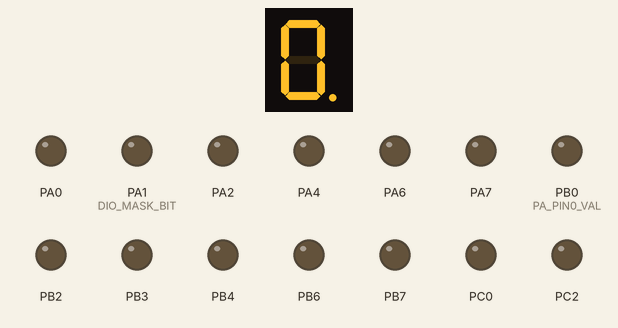
A program run on a simulated ATmega32, built with avr-gcc and emulated at 1 MHz. On the bench: 1-digit seven-segment display, output pins drawn as LEDs (lit = HIGH). Wiring (inferred from the names in the program): 1-digit 7-segment display, segments lit when LOW: segments PD0, PA5, PA3, PB5, PB1, PC1, PC6, PB5. The segment pins are drawn as the display they are named for; pins used as bus, display or sensor lines are not drawn.

Above: at 0.1 s.
At 0.7 s:
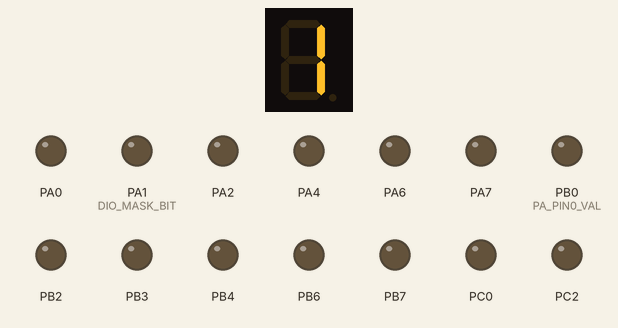
At 1.4 s:
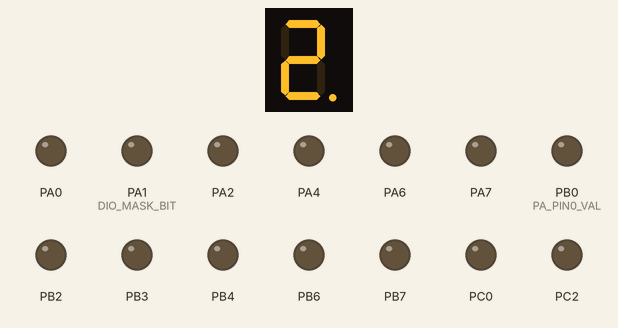
At 2.7 s:
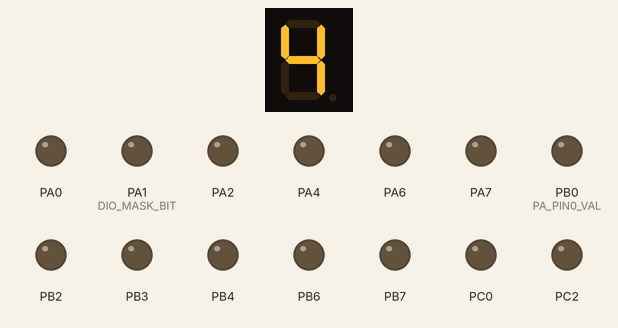
At 4.0 s:
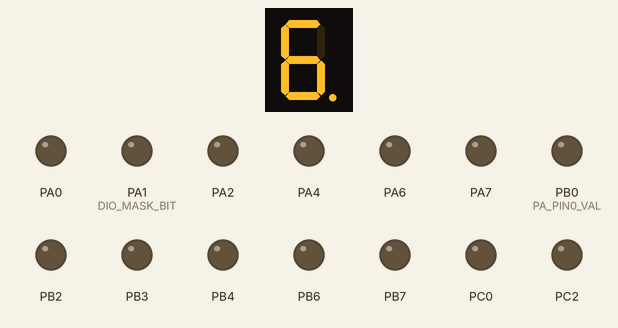
At 5.9 s:
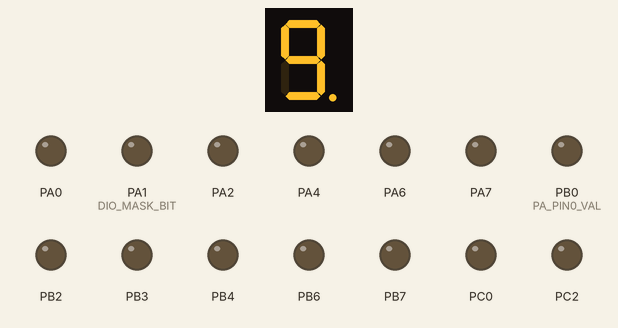

Measured:
- by itself, everything shown: repeats every 6.5 s, in 10 steps
- what the display in image 1 shows lasts 0.6 s, from 0.7 s to 1.3 s

The program:

main.c
```c
/*
 * main.c
 *
 *  Created on: Feb 8, 2023
 *      Author: 00214
 */
#include "stdTypes.h"
#include "errorStates.h"

#include  "DIO_int.h"

#include  "Seven_segment_int.h"

#define   F_CPU   1000000UL
#include   <util/delay.h>

int main(void)
{

	DIO_enuInit();
	Seven_Segment_enuInit();
	while(1)
	{

			for(u8 i=0 ; i<10 ; i++)
			{
				Seven_Segment_enuDisplayNum(i);
				_delay_ms(500);
			}

	}
	return 0;
}
```

Seven_segment_int.h
```c
/*
 * Seven_segment_int.h
 *
 *  Created on: Feb 8, 2023
 *      Author: 00214
 */

#ifndef SEVEN_SEGMENT_INT_H_
#define SEVEN_SEGMENT_INT_H_

ES_t Seven_Segment_enuInit(void);

ES_t Seven_Segment_enuDisplayNum(u8 Copy_u8Num);

ES_t Seven_Segment_enuEnableCommon(void);

ES_t Seven_Segment_enuDisableCommon(void);

ES_t Seven_Segment_enuEnableDot(void);

ES_t Seven_Segment_enuDisableDot(void);

ES_t Seven_Segment_enuClearDisplay(void);

#endif /* SEVEN_SEGMENT_INT_H_ */
```

Seven_segment_priv.h
```c
/*
 * Seven_segment_priv.h
 *
 *  Created on: Feb 8, 2023
 *      Author: 00214
 */

#ifndef SEVEN_SEGMENT_PRIV_H_
#define SEVEN_SEGMENT_PRIV_H_

#define  COMMON_ANODE		10
#define  COMMON_CATHODE		20

#define  NOT_CONNECTED		5

static u8 SEG_Au8NumDisplay []= {  0x3f, 0x06, 0x5B,0x4F, 0x66, 0x6D,0x7D, 0x07, 0x7F,0x6F};


#endif /* SEVEN_SEGMENT_PRIV_H_ */
```

Seven_segment_prog.c
```c
/*
 * Seven_segment_prog.c
 *
 *  Created on: Feb 8, 2023
 *      Author: 00214
 */
#include "stdTypes.h"
#include  "errorStates.h"

#include "DIO_int.h"

#include "Seven_segment_config.h"
#include "Seven_segment_priv.h"


ES_t Seven_Segment_enuInit(void)
{
	ES_t Local_enuErrorState = ES_NOK;
	u32 Local_u32Check = 0;
	Local_u32Check |= (DIO_enuSetPinDirection(SEG_APORT,DIO_u8OUTPUT,SEG_APIN )<< 0);
	Local_u32Check |= (DIO_enuSetPinDirection(SEG_BPORT,DIO_u8OUTPUT,SEG_BPIN )<< 2);
	Local_u32Check |= (DIO_enuSetPinDirection(SEG_CPORT,DIO_u8OUTPUT,SEG_CPIN )<< 4);
	Local_u32Check |= (DIO_enuSetPinDirection(SEG_DPORT,DIO_u8OUTPUT,SEG_DPIN )<< 6);
	Local_u32Check |= (DIO_enuSetPinDirection(SEG_EPORT,DIO_u8OUTPUT,SEG_EPIN )<< 8);
	Local_u32Check |= (DIO_enuSetPinDirection(SEG_FPORT,DIO_u8OUTPUT,SEG_FPIN )<< 10);
	Local_u32Check |= (DIO_enuSetPinDirection(SEG_GPORT,DIO_u8OUTPUT,SEG_GPIN )<< 12);

#if  SEG_CMN  <=  DIO_u8PIN7	&& SEG_CMN_PORT <= DIO_u8PORTD
	DIO_enuSetPinDirection(SEG_CMN_PORT,DIO_u8OUTPUT,SEG_CMN);
#elif SEG_CMN == NOT_CONNECTED || SEG_CMN_PORT == NOT_CONNECTED

#else
#error"your common pin has a wrong selection "
#endif

#if  SEG_DOT  <=  DIO_u8PIN7	&& SEG_DOT_PORT <= DIO_u8PORTD
	DIO_enuSetPinDirection(SEG_DOT_PORT,DIO_u8OUTPUT,SEG_DOT);
#elif SEG_DOT == NOT_CONNECTED || SEG_DOT_PORT == NOT_CONNECTED

#else
#error"your DOT pin has a wrong selection "
#endif

	u8 Local_u8Iter = 0;
	for(Local_u8Iter=0 ; Local_u8Iter < 12 ; Local_u8Iter +=2)
	{
		if( ( ( (Local_u32Check)>>Local_u8Iter)&3) != ES_OK )
		{
			return Local_enuErrorState;
		}
	}
	Local_enuErrorState	 =	ES_OK;
	return Local_enuErrorState;
}

ES_t Seven_Segment_enuDisplayNum(u8 Copy_u8Num)
{
	ES_t Local_enuErrorState = ES_NOK;
	u32 Local_u32Check = 0;
	if(Copy_u8Num < 10)
	{
#if   SEG_TYPE == COMMON_CATHODE
		Local_u32Check = (DIO_enuSetPinValue(SEG_APORT , SEG_APIN ,((SEG_Au8NumDisplay[Copy_u8Num]>>0)&1))<< 0);
		Local_u32Check|= (DIO_enuSetPinValue(SEG_BPORT , SEG_BPIN ,((SEG_Au8NumDisplay[Copy_u8Num]>>1)&1))<< 2);
		Local_u32Check|= (DIO_enuSetPinValue(SEG_CPORT , SEG_CPIN ,((SEG_Au8NumDisplay[Copy_u8Num]>>2)&1))<< 4);
		Local_u32Check|= (DIO_enuSetPinValue(SEG_DPORT , SEG_DPIN ,((SEG_Au8NumDisplay[Copy_u8Num]>>3)&1))<< 6);
		Local_u32Check|= (DIO_enuSetPinValue(SEG_EPORT , SEG_EPIN ,((SEG_Au8NumDisplay[Copy_u8Num]>>4)&1))<< 8);
		Local_u32Check|= (DIO_enuSetPinValue(SEG_FPORT , SEG_FPIN ,((SEG_Au8NumDisplay[Copy_u8Num]>>5)&1))<< 10);
		Local_u32Check|= (DIO_enuSetPinValue(SEG_GPORT , SEG_GPIN ,((SEG_Au8NumDisplay[Copy_u8Num]>>6)&1))<< 12);
#elif 	SEG_TYPE == COMMON_ANODE
		Local_u32Check|= (DIO_enuSetPinValue(SEG_APORT , SEG_APIN ,!((SEG_Au8NumDisplay[Copy_u8Num]>>0)&1))<< 0);
		Local_u32Check|= (DIO_enuSetPinValue(SEG_BPORT , SEG_BPIN ,!((SEG_Au8NumDisplay[Copy_u8Num]>>1)&1))<< 2);
		Local_u32Check|= (DIO_enuSetPinValue(SEG_CPORT , SEG_CPIN ,!((SEG_Au8NumDisplay[Copy_u8Num]>>2)&1))<< 4);
		Local_u32Check|= (DIO_enuSetPinValue(SEG_DPORT , SEG_DPIN ,!((SEG_Au8NumDisplay[Copy_u8Num]>>3)&1))<< 6);
		Local_u32Check|= (DIO_enuSetPinValue(SEG_EPORT , SEG_EPIN ,!((SEG_Au8NumDisplay[Copy_u8Num]>>4)&1))<< 8);
		Local_u32Check|= (DIO_enuSetPinValue(SEG_FPORT , SEG_FPIN ,!((SEG_Au8NumDisplay[Copy_u8Num]>>5)&1))<< 10);
		Local_u32Check|= (DIO_enuSetPinValue(SEG_GPORT , SEG_GPIN ,!((SEG_Au8NumDisplay[Copy_u8Num]>>6)&1))<< 12);
#else
#error 		"SEG type has a wrong selection"
#endif
}
	else
	{
		Local_enuErrorState = ES_OUT_OF_RANGE;
	}
	u8 Local_u8Iter = 0;
	for(Local_u8Iter=0 ; Local_u8Iter < 12 ; Local_u8Iter +=2)
	{
		if( ( ( (Local_u32Check)>>Local_u8Iter)&3) != ES_OK )
		{
			return Local_enuErrorState;
		}
	}
	Local_enuErrorState	 =	ES_OK;
	return Local_enuErrorState;
}
ES_t Seven_Segment_enuEnableCommon(void)
{
	ES_t Local_enuErrorState = ES_NOK;
#if    SEG_CMN <=IO_u8PIN7 && SEG_CMN_PORT <= DIO_u8PORTD
	#if    SEG_TYPE == COOMON_CATHODE
	Local_enuErrorState = DIO_enuSetPinValue(SEG_CMN_PORT ,SEG_CMN,DIO_u8LOW);
	#elif  SEG_CMN  == COMMON_ANODE
	Local_enuErrorState = 	DIO_enuSetPinValue(SEG_CMN_PORT ,SEG_CMN,DIO_u8HIGH);
	#else
	#error "SEG type has a wrong selection"
	#endif
#elif  SEG_CMN == NOT_CONNECTED || SEG_CMN_PORT == NOT_CONNECTED

#else
 #error  "your common pin has a wrong selection"
#endif

	return Local_enuErrorState;
}

ES_t Seven_Segment_enuDisableCommon(void)
{
	ES_t Local_enuErrorState = ES_NOK;
#if    SEG_CMN <=IO_u8PIN7 && SEG_CMN_PORT <= DIO_u8PORTD
	#if    SEG_TYPE == COOMON_CATHODE
	Local_enuErrorState = DIO_enuSetPinValue(SEG_CMN_PORT ,SEG_CMN,DIO_u8HIGH);
	#elif  SEG_CMN  == COMMON_ANODE
	Local_enuErrorState = 	DIO_enuSetPinValue(SEG_CMN_PORT ,SEG_CMN,DIO_u8LOW);
	#else
	#error "SEG type has a wrong selection"
	#endif
#elif  SEG_CMN == NOT_CONNECTED || SEG_CMN_PORT == NOT_CONNECTED

#else
 #error  "your common pin has a wrong selection"
#endif
	return Local_enuErrorState;
}

ES_t Seven_Segment_enuEnableDot(void)
{
	ES_t Local_enuErrorState = ES_NOK;
#if    SEG_DOT <=IO_u8PIN7 && SEG_DOT_PORT <= DIO_u8PORTD
	#if    SEG_TYPE == COOMON_CATHODE
	Local_enuErrorState = DIO_enuSetPinValue(SEG_DOT_PORT ,SEG_DOT,DIO_u8HIGH);
	#elif  SEG_CMN  == COMMON_ANODE
	Local_enuErrorState = DIO_enuSetPinValue(SEG_DOT_PORT ,SEG_DOT,DIO_u8LOW);
	#else
	#error "SEG type has a wrong selection"
	#endif
#elif  SEG_DOT == NOT_CONNECTED || SEG_DOT_PORT == NOT_CONNECTED

#else
 #error  "your DOT pin has a wrong selection"
#endif
	return Local_enuErrorState;
}
ES_t Seven_Segment_enuDisableDot(void)
{
	ES_t Local_enuErrorState = ES_NOK;
#if    SEG_DOT <=IO_u8PIN7 && SEG_DOT_PORT <= DIO_u8PORTD
	#if    SEG_TYPE == COOMON_CATHODE
	Local_enuErrorState = DIO_enuSetPinValue(SEG_DOT_PORT ,SEG_DOT,DIO_u8LOW);
	#elif  SEG_CMN  == COMMON_ANODE
	Local_enuErrorState = DIO_enuSetPinValue(SEG_DOT_PORT ,SEG_DOT,DIO_u8HIGH);
	#else
	#error "SEG type has a wrong selection"
	#endif
#elif  SEG_DOT == NOT_CONNECTED || SEG_DOT_PORT == NOT_CONNECTED

#else
 #error  "your DOT pin has a wrong selection"
#endif
	return Local_enuErrorState;
}
ES_t Seven_Segment_enuClearDisplay(void)
{

	ES_t Local_enuErrorState = ES_NOK;
#if   SEG_TYPE == COMMON_CATHODE
	Local_enuErrorState = DIO_enuSetPinValue(SEG_APORT , SEG_APIN , DIO_u8LOW);
	Local_enuErrorState = DIO_enuSetPinValue(SEG_BPORT , SEG_BPIN ,DIO_u8LOW);
	Local_enuErrorState = DIO_enuSetPinValue(SEG_CPORT , SEG_CPIN ,DIO_u8LOW);
	Local_enuErrorState = DIO_enuSetPinValue(SEG_DPORT , SEG_DPIN ,DIO_u8LOW);
	Local_enuErrorState = DIO_enuSetPinValue(SEG_EPORT , SEG_EPIN ,DIO_u8LOW);
	Local_enuErrorState = DIO_enuSetPinValue(SEG_FPORT , SEG_FPIN ,DIO_u8LOW);
	Local_enuErrorState = DIO_enuSetPinValue(SEG_GPORT , SEG_GPIN ,DIO_u8LOW);
#elif 	SEG_TYPE == COMMON_ANODE
	Local_enuErrorState = DIO_enuSetPinValue(SEG_APORT , SEG_APIN ,DIO_u8HIGH);
	Local_enuErrorState = DIO_enuSetPinValue(SEG_BPORT , SEG_BPIN ,DIO_u8HIGH);
	Local_enuErrorState = DIO_enuSetPinValue(SEG_CPORT , SEG_CPIN ,DIO_u8HIGH);
	Local_enuErrorState = DIO_enuSetPinValue(SEG_DPORT , SEG_DPIN ,DIO_u8HIGH);
	Local_enuErrorState = DIO_enuSetPinValue(SEG_EPORT , SEG_EPIN ,DIO_u8HIGH);
	Local_enuErrorState = DIO_enuSetPinValue(SEG_FPORT , SEG_FPIN ,DIO_u8HIGH);
	Local_enuErrorState = DIO_enuSetPinValue(SEG_GPORT , SEG_GPIN ,DIO_u8HIGH);
#else
#error 		"SEG type has a wrong selection"
#endif
	return Local_enuErrorState;
}
```

errorStates.h
```c
/*
 * errorStates.h
 *
 *  Created on: Feb 2, 2023
 *      Author: 00214
 */

#ifndef ERRORSTATES_H_
#define ERRORSTATES_H_
typedef enum {
	ES_NOK , ES_OK , ES_NULL_POINTER , ES_OUT_OF_RANGE
}ES_t;

#endif /* ERRORSTATES_H_ */
```

Seven_segment_config.h
```c
/*
 * Seven_segment_config.h
 *
 *  Created on: Feb 8, 2023
 *      Author: 00214
 */

#ifndef SEVEN_SEGMENT_CONFIG_H_
#define SEVEN_SEGMENT_CONFIG_H_

#define SEG_APIN      DIO_u8PIN0
#define SEG_APORT     DIO_u8PORTD

#define SEG_BPIN      DIO_u8PIN5
#define SEG_BPORT	  DIO_u8PORTA

#define SEG_CPIN      DIO_u8PIN3
#define SEG_CPORT     DIO_u8PORTA

#define SEG_DPIN      DIO_u8PIN5
#define SEG_DPORT     DIO_u8PORTB

#define SEG_EPIN      DIO_u8PIN1
#define SEG_EPORT     DIO_u8PORTB

#define SEG_FPIN	  DIO_u8PIN1
#define SEG_FPORT	  DIO_u8PORTC

#define SEG_GPIN      DIO_u8PIN6
#define SEG_GPORT	  DIO_u8PORTC

#define SEG_CMN		  NOT_CONNECTED
#define SEG_CMN_PORT  NOT_CONNECTED

#define SEG_DOT       NOT_CONNECTED
#define SEG_DOT_PORT  NOT_CONNECTED

#define SEG_TYPE     COMMON_ANODE

#endif /* SEVEN_SEGMENT_CONFIG_H_ */
```

DIO_config.h
```c
/*
 * DIO_config.h
 *
 *  Created on: Feb 1, 2023
 *      Author: 00214
 */

#ifndef DIO_CONFIG_H_
#define DIO_CONFIG_H_

#define PA_PIN0_DIR   OUTPUT
#define PA_PIN1_DIR   OUTPUT
#define PA_PIN2_DIR   OUTPUT
#define PA_PIN3_DIR   OUTPUT
#define PA_PIN4_DIR   OUTPUT
#define PA_PIN5_DIR   OUTPUT
#define PA_PIN6_DIR   OUTPUT
#define PA_PIN7_DIR   OUTPUT
#define PA_PIN8_DIR   OUTPUT

#define PB_PIN0_DIR   OUTPUT
#define PB_PIN1_DIR   OUTPUT
#define PB_PIN2_DIR   OUTPUT
#define PB_PIN3_DIR   OUTPUT
#define PB_PIN4_DIR   OUTPUT
#define PB_PIN5_DIR   OUTPUT
#define PB_PIN6_DIR   OUTPUT
#define PB_PIN7_DIR   OUTPUT
#define PB_PIN8_DIR   OUTPUT

#define PC_PIN0_DIR   OUTPUT
#define PC_PIN1_DIR   OUTPUT
#define PC_PIN2_DIR   OUTPUT
#define PC_PIN3_DIR   OUTPUT
#define PC_PIN4_DIR   OUTPUT
#define PC_PIN5_DIR   OUTPUT
#define PC_PIN6_DIR   OUTPUT
#define PC_PIN7_DIR   OUTPUT
#define PC_PIN8_DIR   OUTPUT

#define PD_PIN0_DIR   OUTPUT
#define PD_PIN1_DIR   OUTPUT
#define PD_PIN2_DIR   OUTPUT
#define PD_PIN3_DIR   OUTPUT
#define PD_PIN4_DIR   OUTPUT
#define PD_PIN5_DIR   OUTPUT
#define PD_PIN6_DIR   OUTPUT
#define PD_PIN7_DIR   OUTPUT
#define PD_PIN8_DIR   OUTPUT

#define PA_PIN0_VAL   LOW
#define PA_PIN1_VAL   LOW
#define PA_PIN2_VAL   LOW
#define PA_PIN3_VAL   LOW
#define PA_PIN4_VAL   LOW
#define PA_PIN5_VAL   LOW
#define PA_PIN6_VAL   LOW
#define PA_PIN7_VAL   LOW
#define PA_PIN8_VAL   LOW

#define PB_PIN0_VAL   LOW
#define PB_PIN1_VAL   LOW
#define PB_PIN2_VAL   LOW
#define PB_PIN3_VAL   LOW
#define PB_PIN4_VAL   LOW
#define PB_PIN5_VAL   LOW
#define PB_PIN6_VAL   LOW
#define PB_PIN7_VAL   LOW
#define PB_PIN8_VAL   LOW

#define PC_PIN0_VAL   LOW
#define PC_PIN1_VAL   LOW
#define PC_PIN2_VAL   LOW
#define PC_PIN3_VAL   LOW
#define PC_PIN4_VAL   LOW
#define PC_PIN5_VAL   LOW
#define PC_PIN6_VAL   LOW
#define PC_PIN7_VAL   LOW
#define PC_PIN8_VAL   LOW

#define PD_PIN0_VAL   LOW
#define PD_PIN1_VAL   LOW
#define PD_PIN2_VAL   LOW
#define PD_PIN3_VAL   LOW
#define PD_PIN4_VAL   LOW
#define PD_PIN5_VAL   LOW
#define PD_PIN6_VAL   LOW
#define PD_PIN7_VAL   LOW
#define PD_PIN8_VAL   LOW

#endif /* DIO_CONFIG_H_ */
```

DIO_int.h
```c
/*
 * DIO_int.h
 *
 *  Created on: Feb 1, 2023
 *      Author: 00214
 */

#ifndef DIO_INT_H_
#define DIO_INT_H_
//port A B C D
#define DIO_u8PORTA   0
#define DIO_u8PORTB   1
#define DIO_u8PORTC   2
#define DIO_u8PORTD   3

#define DIO_u8PIN0   0
#define DIO_u8PIN1   1
#define DIO_u8PIN2   2
#define DIO_u8PIN3   3
#define DIO_u8PIN4   4
#define DIO_u8PIN5   5
#define DIO_u8PIN6   6
#define DIO_u8PIN7   7


#define DIO_u8HIGH     1
#define DIO_u8LOW      0
#define DIO_u8FLOAT    0
#define DIO_u8PULL_UP  1

#define DIO_u8INPUT    0
#define DIO_u8OUTPUT   1


ES_t DIO_enuInit(void); //pre_build conf

ES_t DIO_enuSetPortDirection(u8 Copy_u8PortID , u8 Copy_u8Value); //I/O
ES_t DIO_enuSetValue(u8 Copy_u8PortID , u8 Copy_u8Value);// H/L
ES_t DIO_enuTogPortValue(u8 Copy_u8PortID); // tog
ES_t DIO_enuGetPortValue(u8 Copy_u8PortID ,u8 * Copy_pu8Value); // Get Value h/l
//pins
ES_t DIO_enuSetPinDirection(u8 Copy_u8PortID , u8 Copy_u8Value ,u8 Copy_u8PinID); //I/O
ES_t DIO_enuSetPinValue(u8 Copy_u8PortID ,u8 Copy_u8PinID ,u8 Copy_u8Value);// H/L
ES_t DIO_enuTogPinValue(u8 Copy_u8PortID ,u8 Copy_u8PinID); // tog
ES_t DIO_enuGetPinValue(u8 Copy_u8PortID ,u8 * Copy_pu8Value , u8 Copy_u8PinID); // Get Value

#endif /* DIO_INT_H_ */
```

DIO_priv.h
```c
/*
 * DIO_priv.h
 *
 *  Created on: Feb 1, 2023
 *      Author: 00214
 */

#ifndef DIO_PRIV_H_
#define DIO_PRIV_H_

#define INPUT      0
#define OUTPUT     1

#define  HIGH      1
#define  LOW       0
#define  FLOAT     0
#define  PULL_UP   1

#define DIO_PORTA  0
#define DIO_PORTB  1
#define DIO_PORTC  2
#define DIO_PORTD  3

#define DIO_PIN0   0
#define DIO_PIN1   1
#define DIO_PIN2   2
#define DIO_PIN3   3
#define DIO_PIN4   4
#define DIO_PIN5   5
#define DIO_PIN6   6
#define DIO_PIN7   7

#define DIO_MASK_BIT  1

#define DDRA   *((u8*)0x3A)
#define PORTA  *((u8*)0x3B)
#define PINA   *((volatile u8*)0x39)

#define DDRB   *((u8*)0x37)
#define PORTB  *((u8*)0x38)
#define PINB   *((volatile u8*)0x36)

#define DDRC   *((u8*)0x34)
#define PORTC  *((u8*)0x35)
#define PINC   *((volatile u8*)0x33)

#define DDRD   *((u8*)0x31)
#define PORTD  *((u8*)0x32)
#define PIND   *((volatile u8*)0x30)


#define   CONC_HELP(b7,b6,b5,b4,b3,b2,b1,b0)    0b##b7##b6##b5##b4##b3##b2##b1##b0
#define   CONC(b7,b6,b5,b4,b3,b2,b1,b0)    CONC_HELP(b7,b6,b5,b4,b3,b2,b1,b0)

#endif /* DIO_PRIV_H_ */
```

stdTypes.h
```c
#ifndef STDTYPES_H_
#define STDTYPES_H_


typedef unsigned char         u8   ;
typedef unsigned short int    u16  ;
typedef unsigned long int     u32  ;

typedef signed char           s8   ;
typedef signed short int      s16  ;
typedef signed long int       s32  ;

typedef float                 f32  ;
typedef double                f64  ;
typedef long double           f80  ;

#define NULL		(void*)0

#endif
```

Source omitted: DIO_prog.c (6937 bytes)
